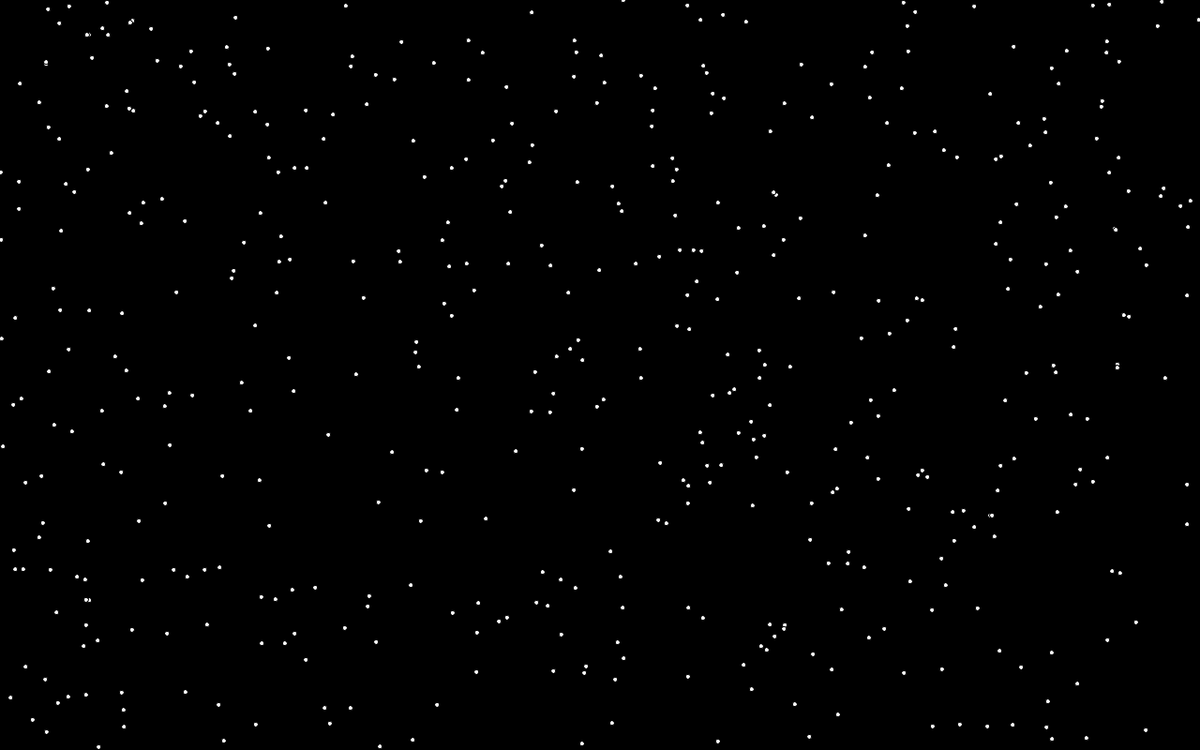
Frame 1 (no input)
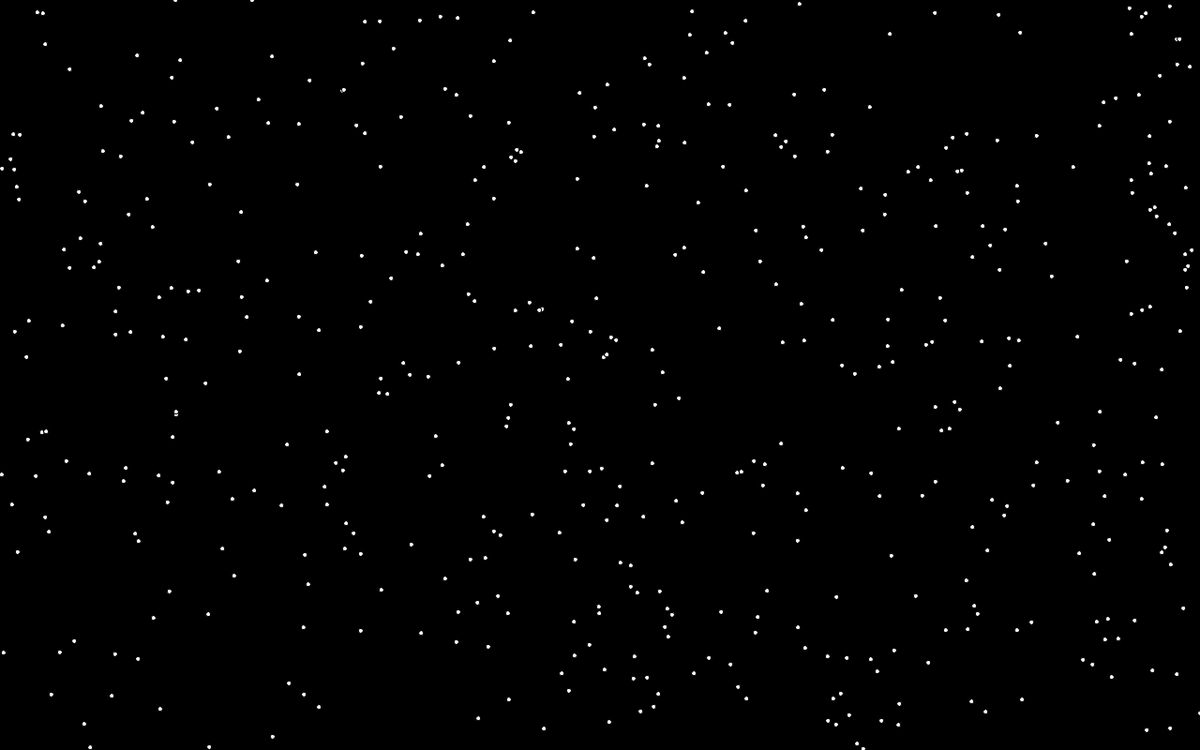
Frame 60 (the mouse pressed at the canvas centre just before this capture)
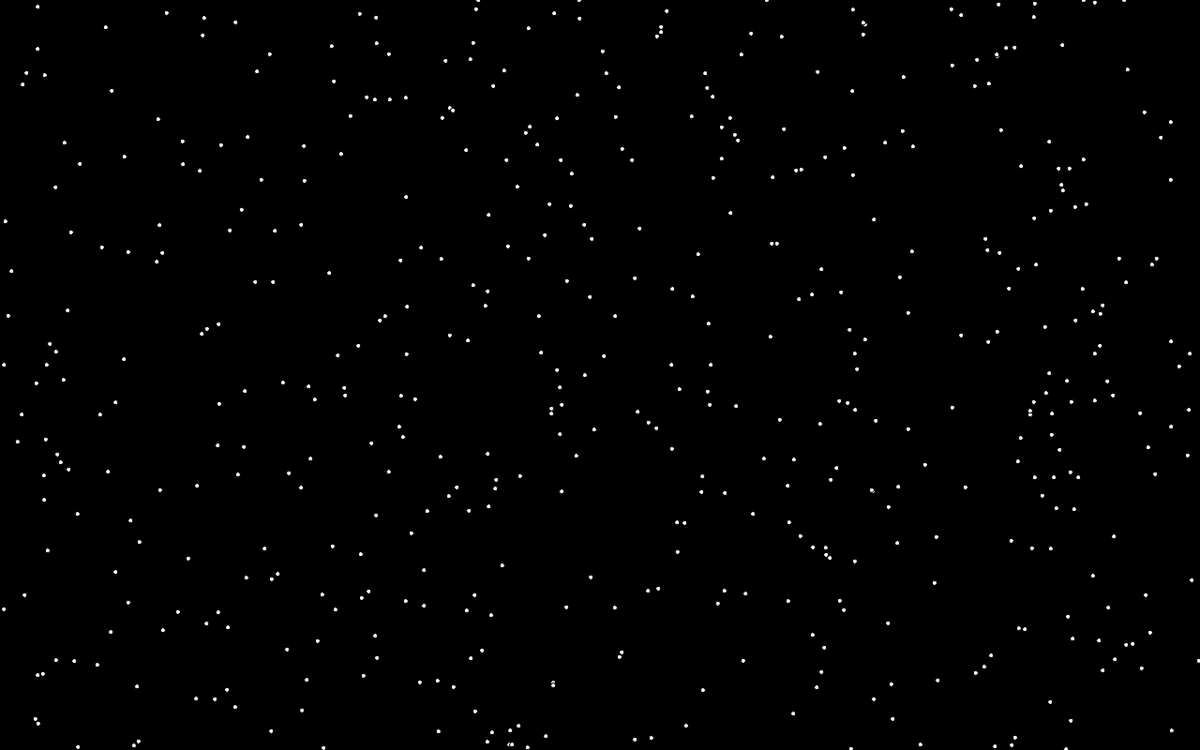
Frame 120 (the mouse held since frame 60 and released just before this capture)

The Processing sketch that drew these frames (run headless with seeded random() and noise(); from frame 60 on, the mouse is pressed at the canvas centre):

// Processing sketch: processing_54062
// ── processing_54062.pde

float[] xCoords = new float[500];
float[] yCoords = new float[500];
float[] xMove = new float[500];
float[] yMove = new float[500];

void setup() {
  size (1280, 800);
  smooth();
  for (int i = 0; i < 500; i++) {
    xCoords[i] = random(width);
    yCoords[i] = random(height);
    yMove[i] = random(2, 5);
  }
}

void draw() {
  fill(0);
  rect(-1, -1, width + 1, height + 1);
  fill(255);
  for (int i = 0; i < 500; i++) {
    ellipse(xCoords[i], yCoords[i], 5, 5);
    xCoords[i] +=xMove[i];
    yCoords[i] +=yMove[i];

    //make it wiggle!!
    xCoords[i] += random(-5, 1);

    if (yCoords[i] > height) {
      yCoords[i] = 0;
    }
    if (xCoords[i] < 0) {
      xCoords[i] = width;
    }
  }
}
